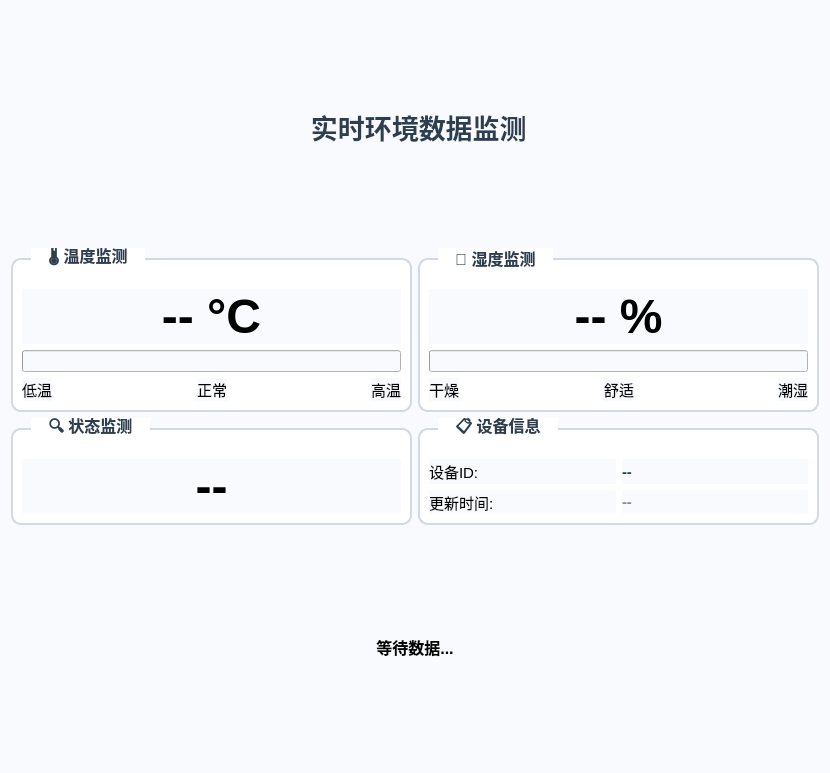
<?xml version='1.0' encoding='UTF-8'?>
<ui version="4.0">
 <class>SensorWindow</class>
 <widget class="QWidget" name="SensorWindow">
  <property name="geometry">
   <rect>
    <x>0</x>
    <y>0</y>
    <width>830</width>
    <height>773</height>
   </rect>
  </property>
  <property name="minimumSize">
   <size>
    <width>500</width>
    <height>400</height>
   </size>
  </property>
  <property name="windowTitle">
   <string>环境数据监测</string>
  </property>
  <property name="windowIcon">
   <iconset theme="QIcon::ThemeIcon::DocumentOpenRecent" />
  </property>
  <property name="styleSheet">
   <string notr="true">QWidget {
    background-color: #f8fafd;
    font-family: "Microsoft YaHei", "Segoe UI", sans-serif;
}

QGroupBox {
    border: 2px solid #d1d9e6;
    border-radius: 10px;
    margin-top: 10px;
    padding-top: 20px;
    background-color: white;
    font-weight: bold;
    color: #2c3e50;
    font-size: 12pt;
}

QGroupBox::title {
    subcontrol-origin: margin;
    left: 20px;
    padding: 0 15px 0 15px;
    background-color: white;
}

QLabel {
    font-size: 11pt;
}

#titleLabel {
    font-size: 20pt;
    font-weight: bold;
    color: #2c3e50;
    background: qlineargradient(x1:0, y1:0, x2:1, y2:0,
                                stop:0 #3498db, stop:1 #2ecc71);
    -webkit-background-clip: text;
    -webkit-text-fill-color: transparent;
    background-clip: text;
}

#tempValueLabel, #humidityValueLabel, #stateLabel {
    font-size: 36pt;
    font-weight: bold;
}

#statusLabel {
    font-size: 12pt;
    font-weight: bold;
    padding: 8px 15px;
    border-radius: 20px;
}</string>
  </property>
  <layout class="QVBoxLayout" name="verticalLayout">
   <item>
    <widget class="QLabel" name="titleLabel">
     <property name="styleSheet">
      <string notr="true">QWidget {
    background-color: #f8fafd;
    font-family: "Microsoft YaHei", "Segoe UI", sans-serif;
}

QGroupBox {
    border: 2px solid #d1d9e6;
    border-radius: 10px;
    margin-top: 10px;
    padding-top: 20px;
    background-color: white;
    font-weight: bold;
    color: #2c3e50;
    font-size: 12pt;
}

QGroupBox::title {
    subcontrol-origin: margin;
    left: 20px;
    padding: 0 15px 0 15px;
    background-color: white;
}

QLabel {
    font-size: 11pt;
}

#titleLabel {
    font-size: 20pt;
    font-weight: bold;
    color: #2c3e50;
    background: qlineargradient(x1:0, y1:0, x2:1, y2:0,
                                stop:0 #3498db, stop:1 #2ecc71);
    -webkit-background-clip: text;
    -webkit-text-fill-color: transparent;
    background-clip: text;
}

#tempValueLabel, #humidityValueLabel, #stateLabel {
    font-size: 36pt;
    font-weight: bold;
}

#statusLabel {
    font-size: 12pt;
    font-weight: bold;
    padding: 8px 15px;
    border-radius: 20px;
}</string>
     </property>
     <property name="text">
      <string> 实时环境数据监测</string>
     </property>
     <property name="alignment">
      <set>Qt::AlignmentFlag::AlignCenter</set>
     </property>
    </widget>
   </item>
   <item>
    <layout class="QGridLayout" name="gridLayout_cards">
     <item row="0" column="0">
      <widget class="QGroupBox" name="temperatureGroupBox">
       <property name="title">
        <string>🌡️ 温度监测</string>
       </property>
       <layout class="QVBoxLayout" name="verticalLayout_2">
        <item>
         <widget class="QLabel" name="tempValueLabel">
          <property name="text">
           <string>-- °C</string>
          </property>
          <property name="alignment">
           <set>Qt::AlignmentFlag::AlignCenter</set>
          </property>
         </widget>
        </item>
        <item>
         <widget class="QProgressBar" name="tempProgressBar">
          <property name="value">
           <number>0</number>
          </property>
          <property name="textVisible">
           <bool>false</bool>
          </property>
         </widget>
        </item>
        <item>
         <layout class="QHBoxLayout" name="horizontalLayout">
          <item>
           <widget class="QLabel" name="label">
            <property name="text">
             <string>低温</string>
            </property>
           </widget>
          </item>
          <item>
           <spacer name="horizontalSpacer">
            <property name="orientation">
             <enum>Qt::Orientation::Horizontal</enum>
            </property>
            <property name="sizeHint" stdset="0">
             <size>
              <width>40</width>
              <height>20</height>
             </size>
            </property>
           </spacer>
          </item>
          <item>
           <widget class="QLabel" name="label_3">
            <property name="text">
             <string>正常</string>
            </property>
           </widget>
          </item>
          <item>
           <spacer name="horizontalSpacer_2">
            <property name="orientation">
             <enum>Qt::Orientation::Horizontal</enum>
            </property>
            <property name="sizeHint" stdset="0">
             <size>
              <width>40</width>
              <height>20</height>
             </size>
            </property>
           </spacer>
          </item>
          <item>
           <widget class="QLabel" name="label_4">
            <property name="text">
             <string>高温</string>
            </property>
           </widget>
          </item>
         </layout>
        </item>
       </layout>
      </widget>
     </item>
     <item row="0" column="1">
      <widget class="QGroupBox" name="humidityGroupBox">
       <property name="title">
        <string>💧 湿度监测</string>
       </property>
       <layout class="QVBoxLayout" name="verticalLayout_3">
        <item>
         <widget class="QLabel" name="humidityValueLabel">
          <property name="text">
           <string>-- %</string>
          </property>
          <property name="alignment">
           <set>Qt::AlignmentFlag::AlignCenter</set>
          </property>
         </widget>
        </item>
        <item>
         <widget class="QProgressBar" name="humidityProgressBar">
          <property name="value">
           <number>0</number>
          </property>
          <property name="textVisible">
           <bool>false</bool>
          </property>
         </widget>
        </item>
        <item>
         <layout class="QHBoxLayout" name="horizontalLayout_2">
          <item>
           <widget class="QLabel" name="label_5">
            <property name="text">
             <string>干燥</string>
            </property>
           </widget>
          </item>
          <item>
           <spacer name="horizontalSpacer_3">
            <property name="orientation">
             <enum>Qt::Orientation::Horizontal</enum>
            </property>
            <property name="sizeHint" stdset="0">
             <size>
              <width>40</width>
              <height>20</height>
             </size>
            </property>
           </spacer>
          </item>
          <item>
           <widget class="QLabel" name="label_6">
            <property name="text">
             <string>舒适</string>
            </property>
           </widget>
          </item>
          <item>
           <spacer name="horizontalSpacer_4">
            <property name="orientation">
             <enum>Qt::Orientation::Horizontal</enum>
            </property>
            <property name="sizeHint" stdset="0">
             <size>
              <width>40</width>
              <height>20</height>
             </size>
            </property>
           </spacer>
          </item>
          <item>
           <widget class="QLabel" name="label_7">
            <property name="text">
             <string>潮湿</string>
            </property>
           </widget>
          </item>
         </layout>
        </item>
       </layout>
      </widget>
     </item>
     <item row="1" column="0">
      <widget class="QGroupBox" name="groupBox">
       <property name="title">
        <string>🔍 状态监测</string>
       </property>
       <layout class="QVBoxLayout" name="verticalLayout_4">
        <item>
         <widget class="QLabel" name="stateLabel">
          <property name="text">
           <string>--</string>
          </property>
          <property name="alignment">
           <set>Qt::AlignmentFlag::AlignCenter</set>
          </property>
         </widget>
        </item>
       </layout>
      </widget>
     </item>
     <item row="1" column="1">
      <widget class="QGroupBox" name="infoGroupBox">
       <property name="title">
        <string>📋 设备信息</string>
       </property>
       <layout class="QGridLayout" name="gridLayout">
        <item row="1" column="1">
         <widget class="QLabel" name="updateTimeLabel">
          <property name="styleSheet">
           <string notr="true">font-weight: bold;
color: #7f8c8d;</string>
          </property>
          <property name="text">
           <string>--</string>
          </property>
         </widget>
        </item>
        <item row="0" column="0">
         <widget class="QLabel" name="label_8">
          <property name="text">
           <string>设备ID:</string>
          </property>
         </widget>
        </item>
        <item row="0" column="1">
         <widget class="QLabel" name="deviceIdLabel">
          <property name="styleSheet">
           <string notr="true">font-weight: bold;
color: #2c3e50;</string>
          </property>
          <property name="text">
           <string>--</string>
          </property>
         </widget>
        </item>
        <item row="1" column="0">
         <widget class="QLabel" name="label_10">
          <property name="text">
           <string>更新时间:</string>
          </property>
         </widget>
        </item>
       </layout>
      </widget>
     </item>
    </layout>
   </item>
   <item>
    <widget class="QLabel" name="statusLabel">
     <property name="text">
      <string>等待数据...</string>
     </property>
     <property name="alignment">
      <set>Qt::AlignmentFlag::AlignCenter</set>
     </property>
    </widget>
   </item>
  </layout>
 </widget>
 <resources />
 <connections />
</ui>
